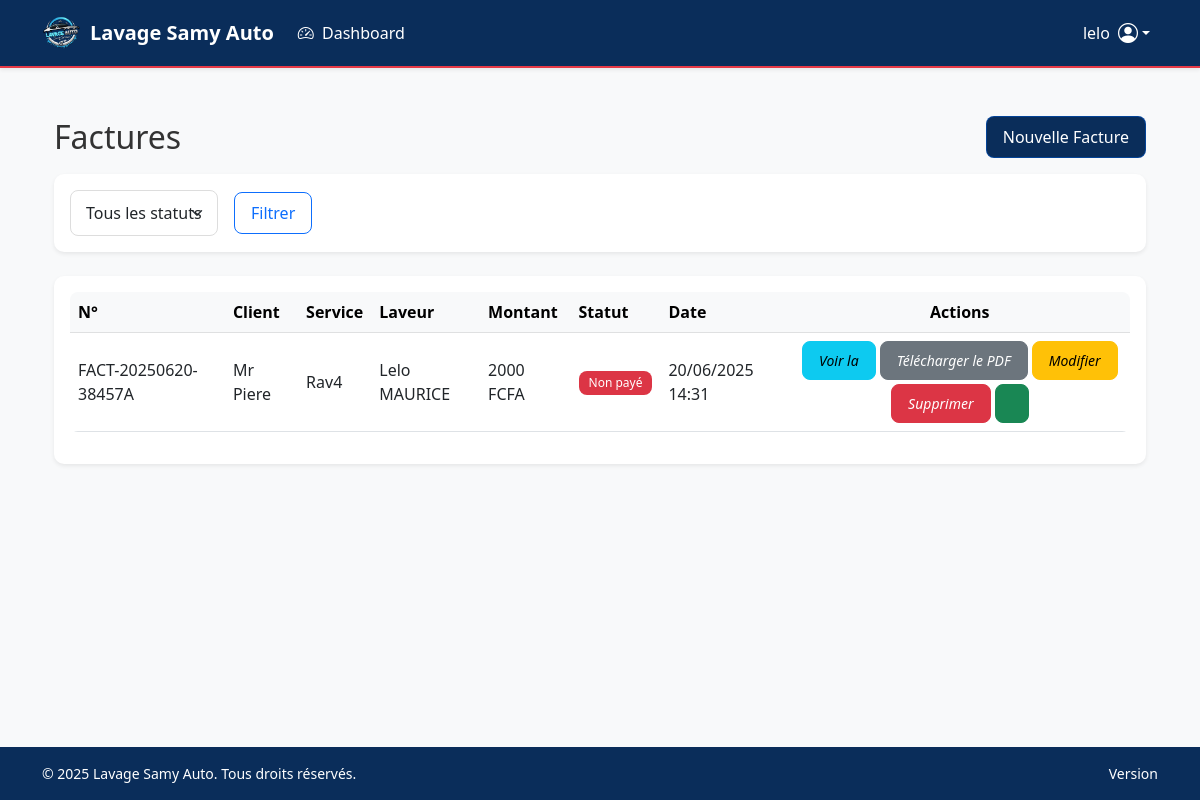
The app's page /gestion/factures/ (signed in), older data.
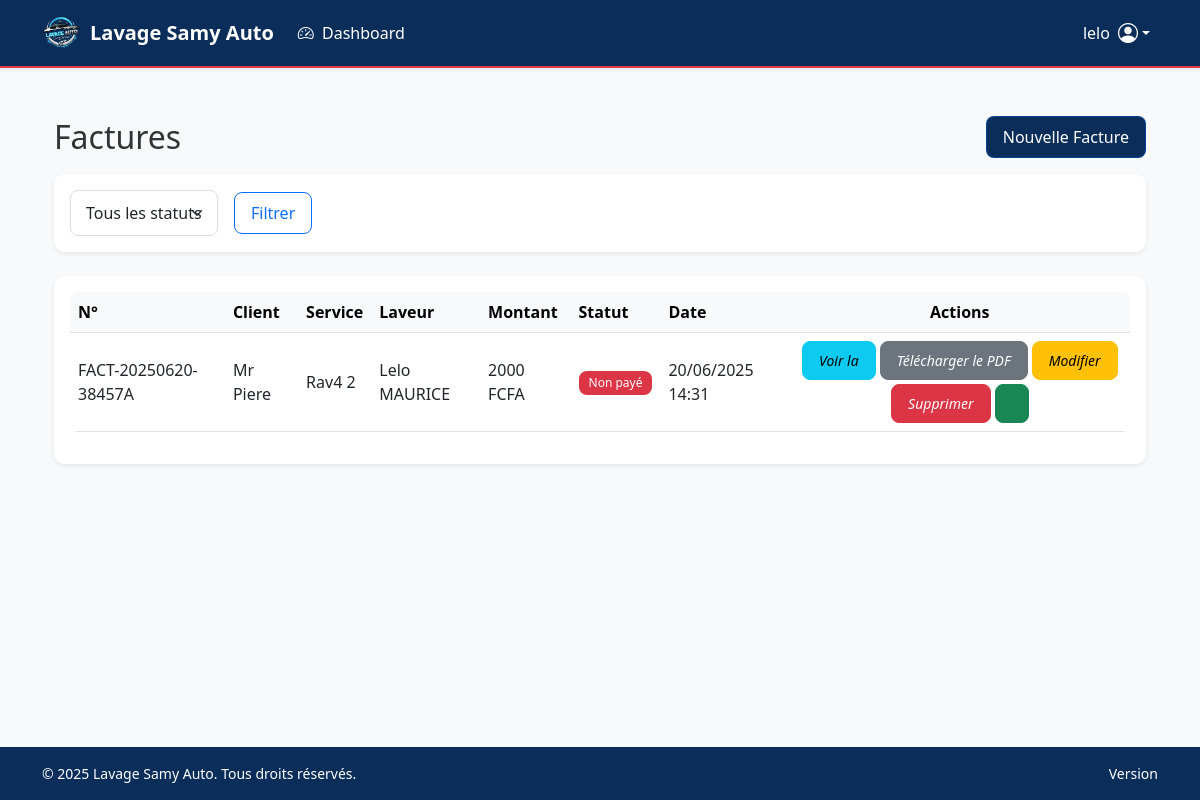
The same page, newer data.
### gestion/models.py (models this page shows, shortened)
class Facture(models.Model):
    STATUTS = (
        ('payé', 'Payé'),
        ('non_payé', 'Non payé'),
        ('en_cours', 'En cours'),
    )
    MODES_PAIEMENT = (
        ('espèce', 'Espèce'),
        ('mobile', 'Mobile Money'),
        ('carte', 'Carte Bancaire'),
    )
    numero_facture = models.CharField(max_length=20, unique=True)
    nom_client = models.CharField(max_length=100, blank=True)
    auteur = models.ForeignKey(User, related_name="factures_creees", on_delete=models.PROTECT)
    service = models.ForeignKey(Service, on_delete=models.PROTECT)
    laveur = models.ForeignKey(
        User,
        related_name="factures_realisees",
        limit_choices_to={'role': 'laveur'},
        on_delete=models.PROTECT
    )
    montant = models.DecimalField(max_digits=10, decimal_places=2, help_text="Montant total payé par le client")
    montant_total = models.DecimalField(max_digits=10, decimal_places=2, editable=False)
    commission_laveur = models.DecimalField(max_digits=10, decimal_places=2, editable=False)
    part_entreprise = models.DecimalField(max_digits=10, decimal_places=2, editable=False)
    statut = models.CharField(max_length=20, choices=STATUTS, default='en_cours')
    mode_paiement = models.CharField(max_length=20, choices=MODES_PAIEMENT, default='espèce')
    date_heure = models.DateTimeField(auto_now_add=True)
    commentaire = models.TextField(blank=True)
    class Meta:
        ordering = ['-date_heure']
        verbose_name = "Facture"
        verbose_name_plural = "Factures"

class Service(models.Model):
    nom = models.CharField(max_length=100)
    prix_total = models.DecimalField(max_digits=10, decimal_places=2)
    commission_laveur = models.DecimalField(max_digits=10, decimal_places=2)
    description = models.TextField(blank=True)
    date_creation = models.DateTimeField(auto_now_add=True)
    class Meta:
        ordering = ['-date_creation']
        verbose_name = "Service"
        verbose_name_plural = "Services"

### core/models.py (models this page shows, shortened)
class User(AbstractUser):
    ROLES = (
        ('admin', 'Admin'),
        ('caissier', 'Caissier'),
        ('laveur', 'Laveur'),
        ('superviseur', 'Superviseur'),
    )
    email = models.EmailField(unique=True)
    USERNAME_FIELD = 'email'
    REQUIRED_FIELDS = ['username']  # username est toujours requis pour AbstractUser
    nom_complet = models.CharField(max_length=100)
    role = models.CharField(max_length=20, choices=ROLES)
    telephone = models.CharField(max_length=20, blank=True)
    adresse = models.CharField(max_length=255, blank=True)
    date_creation = models.DateTimeField(auto_now_add=True)
    class Meta:
        ordering = ['-date_creation']

### gestion/views.py (the view)
# urls.py: path('factures/', views.FactureListView.as_view(), name='facture-list'),
class FactureListView(LoginRequiredMixin, ListView):
    model = Facture
    template_name = 'gestion/factures/list.html'
    context_object_name = 'factures'
    paginate_by = 20
    def get_queryset(self):
        queryset = super().get_queryset()
        statut = self.request.GET.get('statut')
        if statut:
            queryset = queryset.filter(statut=statut)
        if self.request.user.role in ['laveur', 'superviseur']:
            queryset = queryset.filter(laveur=self.request.user)
        return queryset.select_related('service', 'laveur', 'auteur')

### gestion/templates/gestion/factures/list.html (shortened to what the changed rows need)
{% extends "base.html" %}
{% block content %}
<div class="container my-4">
    <div class="d-flex flex-column flex-md-row justify-content-between align-items-start align-items-md-center mb-3">
        <h2 class="mb-2 mb-md-0"> Factures</h2>
    </div>
    <div class="card shadow-sm">
        <div class="card-body table-responsive">
            <table class="table table-hover align-middle">
                <thead class="table-light">
                    <tr>
                        <th>N°</th>
                        <th>Client</th>
                        <th>Service</th>
                        <th>Laveur</th>
                        <th>Montant</th>
                        <th>Statut</th>
                        <th>Date</th>
                        <th class="text-center">Actions</th>
                    </tr>
                </thead>
                <tbody>
                    {% for facture in factures %}
                    <tr>
                        <td>{{ facture.numero_facture }}</td>
                        <td>{{ facture.nom_client|default:"-" }}</td>
                        <td>{{ facture.service.nom }}</td>
                        <td>{{ facture.laveur.get_full_name }}</td>
                        <td>{{ facture.montant_total|floatformat:0 }} FCFA</td>
                        <td>
                            <span class="badge bg-{% if facture.statut == 'payé' %}success{% elif facture.statut == 'non_payé' %}danger{% else %}warning{% endif %}">
                                {{ facture.get_statut_display }}
                            </span>
                        </td>
                        <td>{{ facture.date_heure|date:"d/m/Y H:i" }}</td>
                        <td class="text-center">
                            <div class="d-flex flex-wrap gap-1 justify-content-center">
                                <a href="{% url 'gestion:facture-detail' facture.pk %}" class="btn btn-sm btn-info" title="Détails">
                                    <i class="fas fa-eye">Voir la</i>
                                </a>
                                <a href="{% url 'gestion:facture-pdf' facture.pk %}" class="btn btn-sm btn-secondary" title="Télécharger PDF">
                                    <i class="fas fa-file-pdf">Télécharger le PDF</i>
                                </a>
                                {% if request.user.role == 'admin' %}
                                    <a href="{% url 'gestion:facture-update' facture.pk %}" class="btn btn-sm btn-warning" title="Modifier">
                                        <i class="fas fa-edit">Modifier</i>
                                    </a>
                                    <a href="{% url 'gestion:facture-delete' facture.pk %}" class="btn btn-sm btn-danger" title="Supprimer">
                                        <i class="fas fa-trash-alt"> Supprimer</i>
                                    </a>
                                {% endif %}
                                {% if facture.statut != 'payé' %}
                                    <a href="#" class="btn btn-sm btn-success" title="Marquer comme payé">
                                    </a>
                                {% endif %}
                            </div>
                        </td>
                    </tr>
                    {% empty %}
                    <tr>
                        <td colspan="8" class="text-center text-muted py-4">Aucune facture trouvée.</td>
                    </tr>
                    {% endfor %}
                </tbody>
            </table>
        </div>
    </div>
</div>
{% endblock %}

Row changes from the older to the newer data that the page shows:
changed through a linked row, Facture "FACT-20250620-38457A": service.nom "Rav4" → "Rav4 2"
